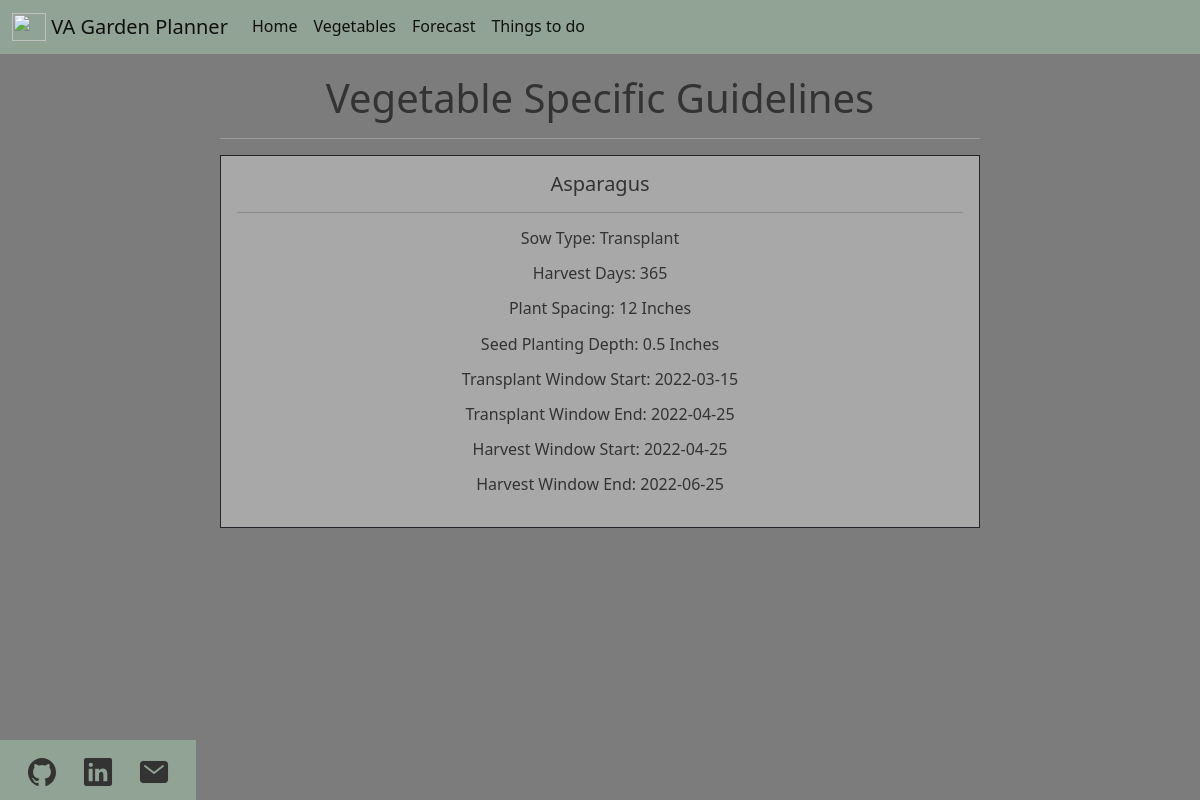
The page /list/Asparagus on the database as committed earlier.
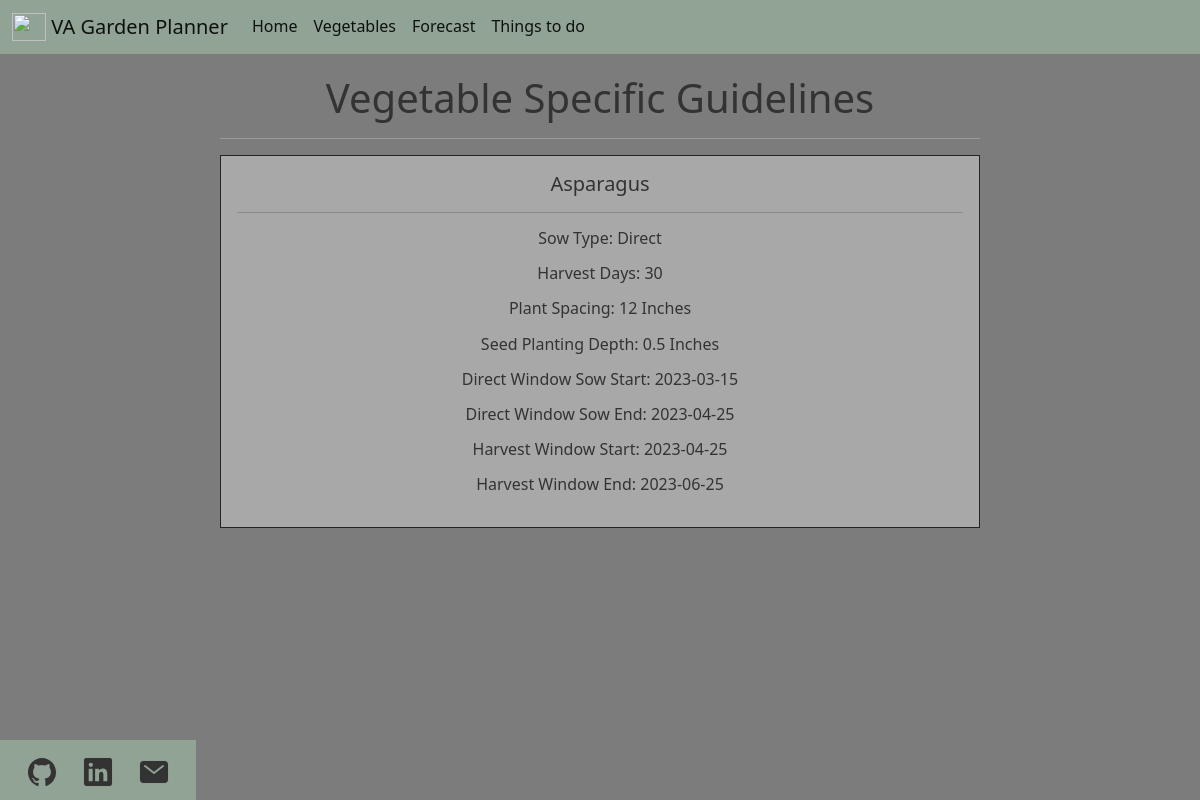
The same page on the database as committed later.
### app.py (models this page shows)
class Garden_DB(db.Model):
    id = db.Column(db.Integer, primary_key=True)
    vegetable = db.Column(db.String(200), nullable=False)
    sow_type = db.Column(db.String)  # Direct, Indoors, key used to filter later
    harvest_days = db.Column(db.Integer)  # How many days to harvest
    plant_spacing = db.Column(db.Integer)  # Inches between plants
    seed_depth = db.Column(db.Integer)  # Inches for seed depth
    sow_window_start = db.Column(db.String)  # Window to sow, regardless of sow type
    sow_window_end = db.Column(db.String)  # Window to sow, regardless of sow type
    transplant_window_start = db.Column(db.String)  # Window to transplant if applicable
    transplant_window_end = db.Column(db.String)  # Window to transplant if applicable
    harvest_window_start = db.Column(db.String)  # Window to harvest
    harvest_window_end = db.Column(db.String)  # Window to harvest
    vegetable_picture_url = db.Column(db.String)  # Public URL for vegetable picture
    date_created = db.Column(db.DateTime, default=datetime.utcnow)

### app.py (the view)
@app.route("/list/<get_vegetable>", methods=["GET"])
def get_user_vegetable(get_vegetable):
    transform_vegetable = get_vegetable.title()
    transform_vegetable = (
        db.session.query(Garden_DB).filter_by(vegetable=transform_vegetable).first()
    )
    vegetable = transform_vegetable.vegetable
    sow_type = transform_vegetable.sow_type
    harvest_days = transform_vegetable.harvest_days
    plant_spacing = transform_vegetable.plant_spacing
    seed_depth = transform_vegetable.seed_depth
    if sow_type == "Direct":
        window_start = transform_vegetable.sow_window_start
        window_end = transform_vegetable.sow_window_end
    else:
        window_start = transform_vegetable.transplant_window_start
        window_end = transform_vegetable.transplant_window_end
    harvest_window_start = transform_vegetable.harvest_window_start
    harvest_window_end = transform_vegetable.harvest_window_end
    return render_template(
        "vegetable.html",
        vegetable=vegetable,
        sow_type=sow_type,
        harvest_days=harvest_days,
        plant_spacing=plant_spacing,
        seed_depth=seed_depth,
        window_start=window_start,
        window_end=window_end,
        harvest_window_start=harvest_window_start,
        harvest_window_end=harvest_window_end,
    )

### templates/vegetable.html
{% extends 'base.html' %}
{% block body %}
<div class="container">
    <h1>Vegetable Specific Guidelines</h1>
    <hr>
    <div class="row">
        <div class="col">
            <div class="card-sm-4 border border-dark">
                <div class="card-body">
                    <h5 class="card-title">{{ vegetable }}</h5>
                    <hr>
                    <p class="text">Sow Type: {{ sow_type }}</p>
                    <p class="text">Harvest Days: {{ harvest_days }}</p>
                    <p class="text">Plant Spacing: {{ plant_spacing }} Inches</p>
                    <p class="text">Seed Planting Depth: {{ seed_depth }} Inches</p>
                    {% if sow_type == "Direct" %}
                    <p class="text">Direct Window Sow Start: {{ window_start }}</p>
                    <p class="text">Direct Window Sow End: {{ window_end }}</p>
                    {% else %}
                    <p class="text">Transplant Window Start: {{ window_start }}</p>
                    <p class="text">Transplant Window End: {{ window_end }}</p>
                    {% endif %}
                    <p class="text">Harvest Window Start: {{ harvest_window_start }}</p>
                    <p class="text">Harvest Window End: {{ harvest_window_end }}</p>
                </div>
            </div>
        </div>
    </div>
</div>
{% endblock %}

### templates/base.html (shortened to what this page needs)
<!doctype html>
<html lang="en">
<head>
    <link href="https://cdn.jsdelivr.net/npm/bootstrap@5.1.3/dist/css/bootstrap.min.css" rel="stylesheet"
>
    <link rel="stylesheet" href="{{ url_for('static', filename='css/main.css') }}">
    <nav class="navbar navbar-expand-lg navbar-light" style="background-color: #91A395;">
        <div class="container-fluid">
            <a class="navbar-brand" href="{{ url_for('home_page') }}">
                <img src="https://upload.wikimedia.org/wikipedia/commons/8/89/Tomato_je.jpg" alt="" width="34"
                    height="28" class="d-inline-block align-text-top">
                VA Garden Planner
            </a>
            <nav class="collapse navbar-collapse" id="navbarNavAltMarkup">
                <nav class="navbar-nav">
                    <a class="nav-link active" href="{{ url_for('home_page') }}">Home</a>
                    <a class="nav-link active" href="{{ url_for('display_vegetables') }}">Vegetables</a>
                    <a class="nav-link active" aria-current="page" href="{{ url_for('forecast') }}">Forecast</a>
                    <a class="nav-link active" href="{{ url_for('display_tasks') }}">Things to do</a>
                </nav>
            </nav>
        </div>
    </nav>
</head>
<body>
    {% block body %}{% endblock %}
</body>
<footer class="footer">
    <div class="text-center p-3" style="background-color:#91A395">
        <a class="social-icon" href="https://github.com/toquothty" target="_blank">
            <ion-icon name="logo-github" size="large"></ion-icon>
        </a>
        <a class="social-icon" href="https://www.linkedin.com/in/ttoquothty/" target="_blank">
            <ion-icon name="logo-linkedin" size="large"></ion-icon>
            <a class="social-icon" href="mailto:tltoquothty@gmail.com" target="_blank">
                <ion-icon name="mail" size="large"></ion-icon>
            </a>
    </div>
</footer>
</html>

### static/css/main.css (style rules this page uses)
html { -webkit-font-smoothing: antialiased; -moz-osx-font-smoothing: grayscale; line-height: 1.6; }
.container { max-width: 800px; padding: 20px; margin: auto; text-align: center; }
body { background: #7c7c7c; color: #EDF0F0; margin-bottom: auto; }
a, p, h1, h2, h3, h4, h5 { line-height: 1.2; color: #333333; }
.card-body { white-space: normal; word-wrap: break-word; background-color: #a8a8a8; color: #333333; }
.card-title { color: #333333; }
footer { position: fixed; left: 0; bottom: 0; width: 100%; height: 60px; display: flex; }
.social-icon { margin: 0 10px; text-decoration: none; }

Rows that differ between the two databases and show on the page:
changed Garden_DB "Asparagus": sow_type "Transplant" → "Direct"; sow_window_start (not shown) → "2023-03-15"; sow_window_end (not shown) → "2023-04-25"; harvest_window_start "2022-04-25" → "2023-04-25"; harvest_window_end "2022-06-25" → "2023-06-25"; harvest_days "365" → (not shown); transplant_window_start "2022-03-15" → (not shown); transplant_window_end "2022-04-25" → (not shown)
Other text that changed with them:
{{ harvest_days }}: (not shown) → "30"
text no longer shown: "Transplant Window Start: Transplant Window End:"
text now shown: "Direct Window Sow Start: Direct Window Sow End:"
